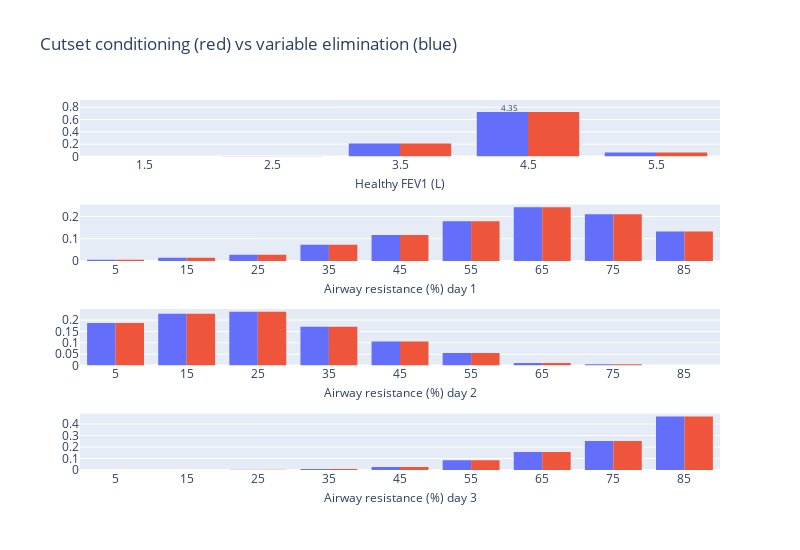

The notebook cell saved with this chart:
### Code cell
fig = make_subplots(rows=4, cols=1, vertical_spacing=0.13)
# Add HFEV1
ih.plot_histogram(
    fig, HFEV1, res_exact[HFEV1.name].values, HFEV1.a, HFEV1.b, 1, 1, annot=False
)
ih.plot_histogram(
    fig, AR, res_exact[AR_vars[0].name].values, AR.a, AR.b, 2, 1, annot=False
)
ih.plot_histogram(
    fig, AR, res_exact[AR_vars[1].name].values, AR.a, AR.b, 3, 1, annot=False
)
ih.plot_histogram(
    fig, AR, res_exact[AR_vars[2].name].values, AR.a, AR.b, 4, 1, annot=False
)

# Add HFEV1
ih.plot_histogram(
    fig,
    HFEV1,
    df_query_res.loc[0, HFEV1.name],
    HFEV1.a,
    HFEV1.b,
    1,
    1,
    title=HFEV1.name,
)
ih.plot_histogram(
    fig,
    AR,
    df_query_res.loc[0, AR.name],
    AR.a,
    AR.b,
    2,
    1,
    title=f"{AR.name} day 1",
    annot=False,
)
ih.plot_histogram(
    fig,
    AR,
    df_query_res.loc[1, AR.name],
    AR.a,
    AR.b,
    3,
    1,
    title=f"{AR.name} day 2",
    annot=False,
)
ih.plot_histogram(
    fig,
    AR,
    df_query_res.loc[2, AR.name],
    AR.a,
    AR.b,
    4,
    1,
    title=f"{AR.name} day 3",
    annot=False,
)

for i in range(4):
    fig.data[i].marker.color = "#636EFA"
    fig.data[i + 4].marker.color = "#EF553B"
# Reduce x axis title font size
fig.update_xaxes(title_font=dict(size=12), title_standoff=7)

# Hide legend
title = "Cutset conditioning (red) vs variable elimination (blue)"
fig.update_layout(showlegend=False, height=550, width=800, title=title)
fig.show()

### Figure 1 — Plotly figure (JSON) as saved in the notebook; plotly's stock layout.template omitted (floating-point values rounded to 4 significant figures)
{"data": [{"histfunc": "sum", "marker": {"color": "#636EFA"}, "type": "histogram", "x": [1, 2, 3, 4, 5], "xaxis": "x", "xbins": {"end": 6, "size": 1, "start": 1}, "y": [3.498e-07, 0.001711, 0.2098, 0.723, 0.06544], "yaxis": "y"}, {"histfunc": "sum", "marker": {"color": "#636EFA"}, "type": "histogram", "x": [0, 10, 20, 30, 40, 50, 60, 70, 80], "xaxis": "x2", "xbins": {"end": 90, "size": 10, "start": 0}, "y": [0.005379, 0.0144, 0.02809, 0.07307, 0.1173, 0.1783, 0.2411, 0.2104, 0.132], "yaxis": "y2"}, {"histfunc": "sum", "marker": {"color": "#636EFA"}, "type": "histogram", "x": [0, 10, 20, 30, 40, 50, 60, 70, 80], "xaxis": "x3", "xbins": {"end": 90, "size": 10, "start": 0}, "y": [0.1873, 0.2278, 0.2362, 0.1711, 0.1061, 0.05525, 0.01085, 0.005263, 9.541e-05], "yaxis": "y3"}, {"histfunc": "sum", "marker": {"color": "#636EFA"}, "type": "histogram", "x": [0, 10, 20, 30, 40, 50, 60, 70, 80], "xaxis": "x4", "xbins": {"end": 90, "size": 10, "start": 0}, "y": [0.0003438, 0.001072, 0.002445, 0.009777, 0.02563, 0.08547, 0.1566, 0.2527, 0.466], "yaxis": "y4"}, {"histfunc": "sum", "marker": {"color": "#EF553B"}, "type": "histogram", "x": [1, 2, 3, 4, 5], "xaxis": "x", "xbins": {"end": 6, "size": 1, "start": 1}, "y": [3.498e-07, 0.001711, 0.2098, 0.723, 0.06544], "yaxis": "y"}, {"histfunc": "sum", "marker": {"color": "#EF553B"}, "type": "histogram", "x": [0, 10, 20, 30, 40, 50, 60, 70, 80], "xaxis": "x2", "xbins": {"end": 90, "size": 10, "start": 0}, "y": [0.005379, 0.0144, 0.02809, 0.07307, 0.1173, 0.1783, 0.2411, 0.2104, 0.132], "yaxis": "y2"}, {"histfunc": "sum", "marker": {"color": "#EF553B"}, "type": "histogram", "x": [0, 10, 20, 30, 40, 50, 60, 70, 80], "xaxis": "x3", "xbins": {"end": 90, "size": 10, "start": 0}, "y": [0.1873, 0.2278, 0.2362, 0.1711, 0.1061, 0.05525, 0.01085, 0.005263, 9.541e-05], "yaxis": "y3"}, {"histfunc": "sum", "marker": {"color": "#EF553B"}, "type": "histogram", "x": [0, 10, 20, 30, 40, 50, 60, 70, 80], "xaxis": "x4", "xbins": {"end": 90, "size": 10, "start": 0}, "y": [0.0003438, 0.001072, 0.002445, 0.009777, 0.02563, 0.08547, 0.1566, 0.2527, 0.466], "yaxis": "y4"}], "layout": {"annotations": [{"font": {"size": 8}, "showarrow": false, "text": "4.35", "x": 4.352, "xref": "x", "y": 0.7953, "yref": "y"}], "height": 550, "showlegend": false, "title": {"text": "Cutset conditioning (red) vs variable elimination (blue)"}, "width": 800, "xaxis": {"anchor": "y", "domain": [0, 1], "nticks": 20, "range": [1, 6], "title": {"font": {"size": 12}, "standoff": 7, "text": "Healthy FEV1 (L)"}}, "xaxis2": {"anchor": "y2", "domain": [0, 1], "nticks": 20, "range": [0, 90], "title": {"font": {"size": 12}, "standoff": 7, "text": "Airway resistance (%) day 1"}}, "xaxis3": {"anchor": "y3", "domain": [0, 1], "nticks": 20, "range": [0, 90], "title": {"font": {"size": 12}, "standoff": 7, "text": "Airway resistance (%) day 2"}}, "xaxis4": {"anchor": "y4", "domain": [0, 1], "nticks": 20, "range": [0, 90], "title": {"font": {"size": 12}, "standoff": 7, "text": "Airway resistance (%) day 3"}}, "yaxis": {"anchor": "x", "domain": [0.8475, 1]}, "yaxis2": {"anchor": "x2", "domain": [0.565, 0.7175]}, "yaxis3": {"anchor": "x3", "domain": [0.2825, 0.435]}, "yaxis4": {"anchor": "x4", "domain": [0, 0.1525]}}}
